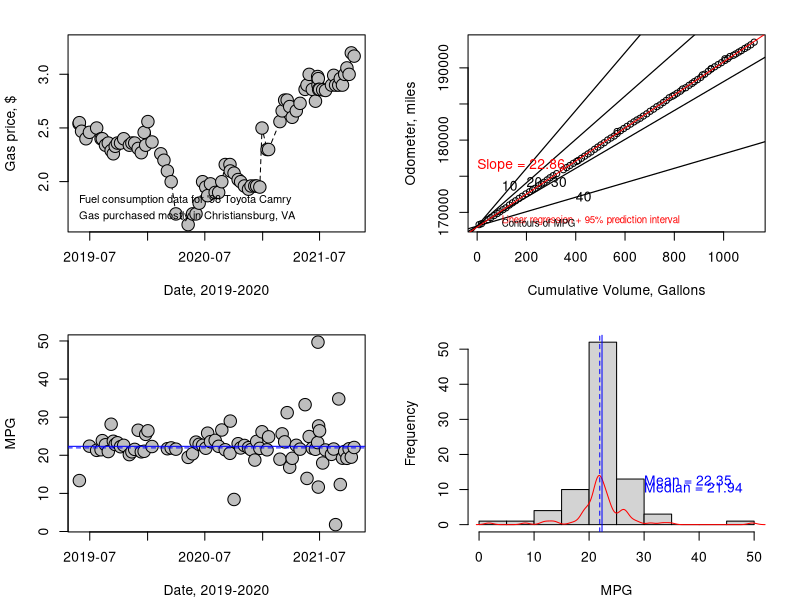

Generate this figure with R:
# Import data from text file
gas_data <- read.csv("gas.csv", stringsAsFactors = FALSE, strip.white = TRUE)

saving <- TRUE
if(saving){
  pdf("Gas summary.pdf", width = 8.5, height = 5.5, useDingbats = FALSE)
  par(mfrow = c(2, 2), mar = c(4, 4, 2, 2) + 0.1)
}

# Calculate cumulative volume and add as column in dataframe
cumulative_volume <- gas_data$Volume[1]
for(i in 2:nrow(gas_data)){
  if(is.na(gas_data$Volume[i])){
      cumulative_volume[i] <- cumulative_volume[i-1]
      next
    }
  cumulative_volume[i] <- cumulative_volume[i-1] + gas_data$Volume[i]
}
gas_data <- cbind(gas_data, cumulative_volume)

# Format dates
gas_data$Date <- as.Date(as.character(gas_data$Date), "%y%m%d")

# Plot gas prices
plot(gas_data$Date, gas_data$Price, type = "l", lty = 2
     , xlab = "Date, 2019-2020", ylab = "Gas price, $")
points(gas_data$Date, gas_data$Price, pch = 21, bg = "gray", cex = 2)
text(gas_data$Date[1], 1.8, adj = c(0, 0), cex = 0.8
     , labels = "Fuel consumption data for '98 Toyota Camry")
text(gas_data$Date[1], 1.65, adj = c(0, 0), cex = 0.8
     , labels = "Gas purchased mostly in Christiansburg, VA")

# All of this is moot because of the oil price crash...
if(FALSE){
  summary(gas_data$Price)
  qqnorm(gas_data$Price)
  hist(gas_data$Price, xlim = c(2.1, 2.7))
  lines(density(gas_data$Price))
}

# Mileage
plot(gas_data$cumulative_volume, gas_data$Odometer
     , ylab = "Odometer, miles", xlab = "Cumulative Volume, Gallons")
mpg_list <- c(10, 20, 30, 40)
mpg_cols <- c("black", "black", "black", "black")
label_xs <- c(400, 300, 200, 100)
label_ys <- c(171500, 173500, 173500, 173000)
for(i in 1:length(mpg_list)){
  abline(1.681e+05, mpg_list[i], col = mpg_cols[i], lwd = 1.2)
  text(label_xs[i], label_ys[i], labels = rev(mpg_list)[i], adj = c(0, 0))
}

linear_model <- lm(Odometer ~ cumulative_volume, data = gas_data)
slope <- round(linear_model$coefficients[2], 2)
abline(linear_model, col = "red")
text(0, 176000, labels = paste("Slope =", slope), adj = c(0, 0), col = "red")

text(100, 168500, labels = "Linear regression + 95% prediction interval"
     , cex = 0.7, adj = c(0, 0), col = "red")
text(100, 168000, labels = "Contours of MPG"
     , cex = 0.7, adj = c(0, 0), col = "black")
new_gas <- data.frame(
  cumulative_volume = seq(min(gas_data$cumulative_volume, na.rm = TRUE)
                 , max(gas_data$cumulative_volume, na.rm = TRUE)
                 , length.out = 30)
  )
gas_predict <- predict(object = linear_model, newdata = new_gas, interval = "p", level = 0.95)
#lines(new_gas$cumulative_volume, gas_predict[,2], lty = 2, col = "red")
#lines(new_gas$cumulative_volume, gas_predict[,3], lty = 2, col = "red")

# MPG plot
mpg <- numeric(0)
for(i in 2:nrow(gas_data)){
  mpg[i] <- (gas_data$Odometer[i] - gas_data$Odometer[i-1])/gas_data$Volume[i]
}
mpg_mean <- round(mean(mpg, na.rm = TRUE, lty = 3), 2)
mpg_median <- round(median(mpg, na.rm = TRUE), 2)

plot(gas_data$Date, mpg, type = "n", lty = 2
     , xlab = "Date, 2019-2020", ylab = "MPG")
points(gas_data$Date, mpg, pch = 21, bg = "gray", cex = 2)
abline(h = mpg_mean, col = "blue")
abline(h = mpg_median, lty = 2, col = "blue")

# MPG histogram
hist(mpg, main = "", xlab = "MPG")
mpg_dens <- density(mpg, na.rm = TRUE)
lines(mpg_dens$x, mpg_dens$y*14/max(mpg_dens$y), col = "red")

abline(v = mpg_mean, col = "blue")
text(30, 14, adj = c(0, 1), labels = paste("Mean =", mpg_mean), col = "blue")

abline(v = mpg_median, lty = 2, col = "blue")
text(30, 12, adj = c(0, 1), labels = paste("Median =", mpg_median), col = "blue")

# Oil
if(!saving){
  flag <- which(!is.na(gas_data$Oil))
  plot(gas_data$Date[flag], gas_data$Oil[flag], type = "l", lty = 2
       #, xlab = "Date, 2019-2020", ylab = "MPG"
       )
}

# Tire pressure
if(!saving){
  flag <- which(!is.na(gas_data$P_fd))
  plot(gas_data$Date[flag], gas_data$P_rd[flag], type = "l", lty = 2, col = "red"
       #, xlab = "Date, 2019-2020", ylab = "MPG"
  )
  lines(gas_data$Date[flag], gas_data$P_fd[flag], lty = 2, col = "black")
  gas_data$Date[flag][1]
  # Looks like tires need to be refilled about once every two months
}

if(saving){
  par(mfrow = c(1, 1), mar = c(5, 4, 4, 2) + 0.1)
  dev.off()
}

